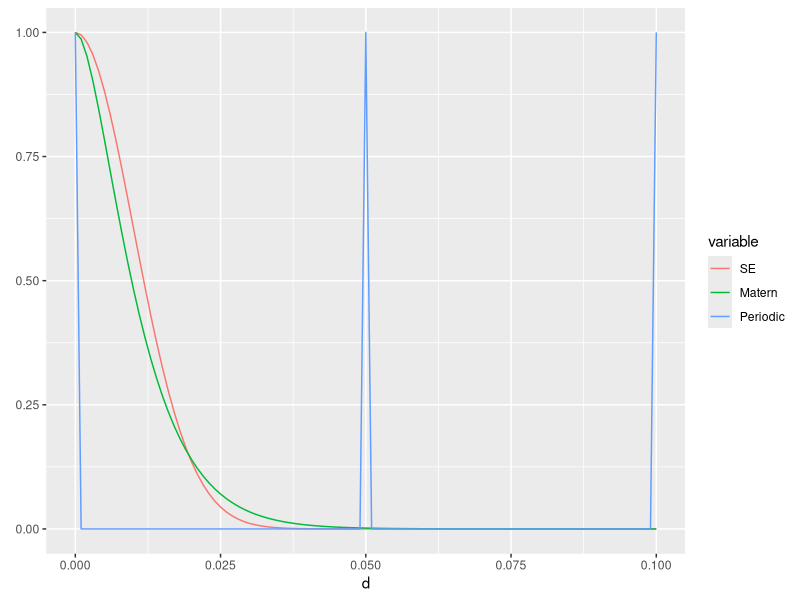

Recreate this plot in R.
d_seq = seq(0, 0.1, length.out = 101)
lam = 0.01
period = 0.05

se_fn = function(d) exp(-d^2 / (2 * lam^2))
ma_fn = function(d) (1 + (sqrt(3) * d / lam)) * exp(-(sqrt(3) * d) / lam)
pd_fn = function(d) exp(-2 * (sin(pi * d / period))^2 / lam^2)
dat = data.frame(
  d = d_seq, 
  SE = se_fn(d_seq), 
  Matern = ma_fn(d_seq), 
  Periodic = pd_fn(d_seq)
)
dat.mlt = reshape2::melt(dat, id.vars = "d")
library(ggplot2)
ggplot(dat.mlt, aes(x = d, y = value, color = variable)) + 
  geom_path() + 
  labs(x = "d", y = element_blank())

